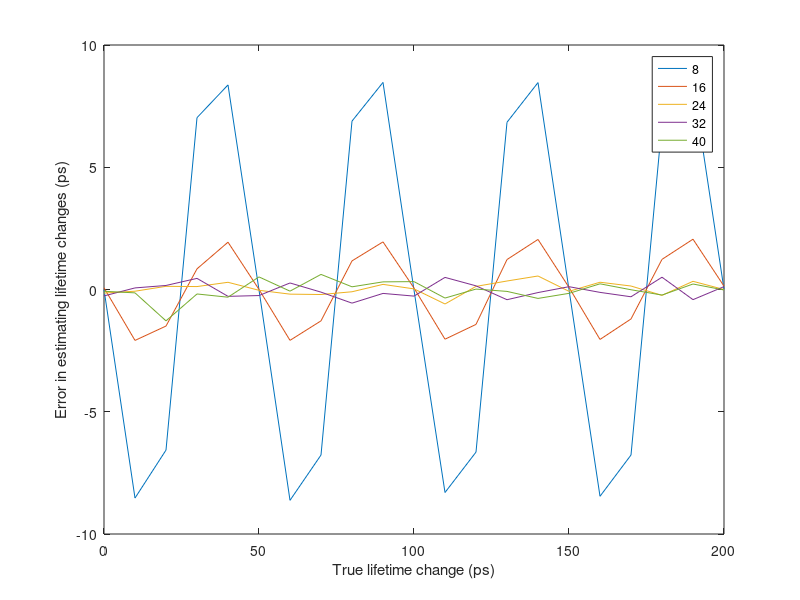

Recreate this plot in MATLAB.
%% FLIM study 4. Simulate TCSPC time jitter when estimating small lifetime changes
% The goal of this study is to determine the impact of TCSPC time jitter on
% measurements of small lifetime changes

% Conclusion: You NEED TCSPC time jitter to measure a small lifetime change
% (30 ps) when using large bins (50 ps). Noiseless TCSPCs are not good for
% this purpose. Jitter size needs to be >15 ps in the example above.

% Stephen Zhang, 7/19/2023

% Definition:
% Jitter: TCSPC imprecision in time measurements.
% Effect size: True lifetime changes
% Bin size: bin size of the TCSPC histogram

clear

% Suppose 30 ps signal, 2.5 ps jitter, and 50 ps bin-size
tm1 = 0;
tm2 = 30;
jitter = 2.5;
binsz = 50;

% Sampling
n_samples = 20000;
s1 = round((randn(n_samples,1) * jitter + tm1) / binsz);
s2 = round((randn(n_samples,1) * jitter + tm2) / binsz);

% Readout
(mean(s2) - mean(s1)) * binsz

%% Case 1. Jitter = 2.5 ps. Effectsize = 30 ps. Vary binsize from 1 to 100 ps
% Conclusion: Results are useless when binsize > 50
tm1 = 0;
tm2 = 30;
jitter = 2.5;
binszs = 1 : 2 : 100;

readouts = zeros(size(binszs));
for i = 1 : length(binszs)
    binsz = binszs(i);
    s1 = round((randn(n_samples,1) * jitter + tm1) / binsz);
    s2 = round((randn(n_samples,1) * jitter + tm2) / binsz);
    readouts(i) = (mean(s2) - mean(s1)) * binsz;
end

plot(binszs, readouts)
xlabel('Bin size (ps)')
ylabel('Measured lifetime change (ps)')

%% Case 2. Jitter = 2.5 ps. binsize = 50 ps. Vary effect size from 10 to 200;
% Measured lifetime jumps in the following manner
% Step up at 25 (to 50), 75 (100), 125 (150
tm1 = 0;
jitter = 2.5;
tm2s = 10 : 10 : 200;
binsz = 50;

readouts = zeros(size(tm2s));
for i = 1 : length(tm2s)
    tm2 = tm2s(i);
    s1 = round((randn(n_samples,1) * jitter + tm1) / binsz);
    s2 = round((randn(n_samples,1) * jitter + tm2) / binsz);
    readouts(i) = (mean(s2) - mean(s1)) * binsz;
end

plot(tm2s, readouts)
xlabel('Effect size (ps)')
ylabel('Measured lifetime change (ps)')

%% Case 3. Binsize = 50 ps. Effectsize = 30 ps. Vary jitter from 0 : 40
% Conclusion: To measure 30 ps difference using 50 ps bins, you need some 
% TCSPC jitter: about >15 ps. Jitter size is harmless in the 15-40 ps
% range.

tm1 = 0;
tm2 = 30;
jitters = 2 : 2 : 40;
binsz = 50;

readouts = zeros(size(jitters));
for i = 1 : length(jitters)
    jitter = jitters(i);
    s1 = round((randn(n_samples,1) * jitter + tm1) / binsz);
    s2 = round((randn(n_samples,1) * jitter + tm2) / binsz);
    readouts(i) = (mean(s2) - mean(s1)) * binsz;
end

plot(jitters, readouts)
hold on
plot([jitters(1);jitters(end)], [tm2-tm1 tm2-tm1], '--k')
hold off
xlabel('TCSPC Jitter (ps)')
ylabel('Apparent lifetime (ps)')
title(sprintf('True lifetime = %i ps, Bin size = %i ps', tm2, binsz))

%% Case 4. 2D interaction between jitter size and bin size
% Conclusion: The only bad situation seems to be low jitter and large bin size
tm1 = 0;
tm2 = 30;
jitters = 4 : 4 :40;
binszs = 5 : 5 : 50;

readouts = zeros(length(jitters), length(binszs));
for i = 1 : length(jitters)
    jitter = jitters(i);
    for j = 1 : length(binszs)
        binsz = binszs(j);
        s1 = round((randn(n_samples,1) * jitter + tm1) / binsz);
        s2 = round((randn(n_samples,1) * jitter + tm2) / binsz);
        readouts(i,j) = (mean(s2) - mean(s1)) * binsz - tm2;
    end
end

imagesc(readouts, [-20 20])

%% Case 5. Data following assay
% Mostly just a demonstration of the cyclical nature of errors in lifetime estimates.
tm1 = 0;
binsz = 50;
tm2s = 0 : 10 : 200;
jitters = 8 : 8 : 40;


readouts = zeros(length(jitters), length(tm2s));
for i = 1 : length(jitters)
    jitter = jitters(i);
    for j = 1 : length(tm2s)
        tm2 = tm2s(j);
        s1 = round((randn(n_samples,1) * jitter + tm1) / binsz);
        s2 = round((randn(n_samples,1) * jitter + tm2) / binsz);
        readouts(i,j) = (mean(s2) - mean(s1)) * binsz - tm2;
    end
end

plot(tm2s, readouts')
legend(cellfun(@num2str, num2cell(jitters), 'UniformOutput', false))
xlabel('True lifetime change (ps)')
ylabel('Error in estimating lifetime changes (ps)')
